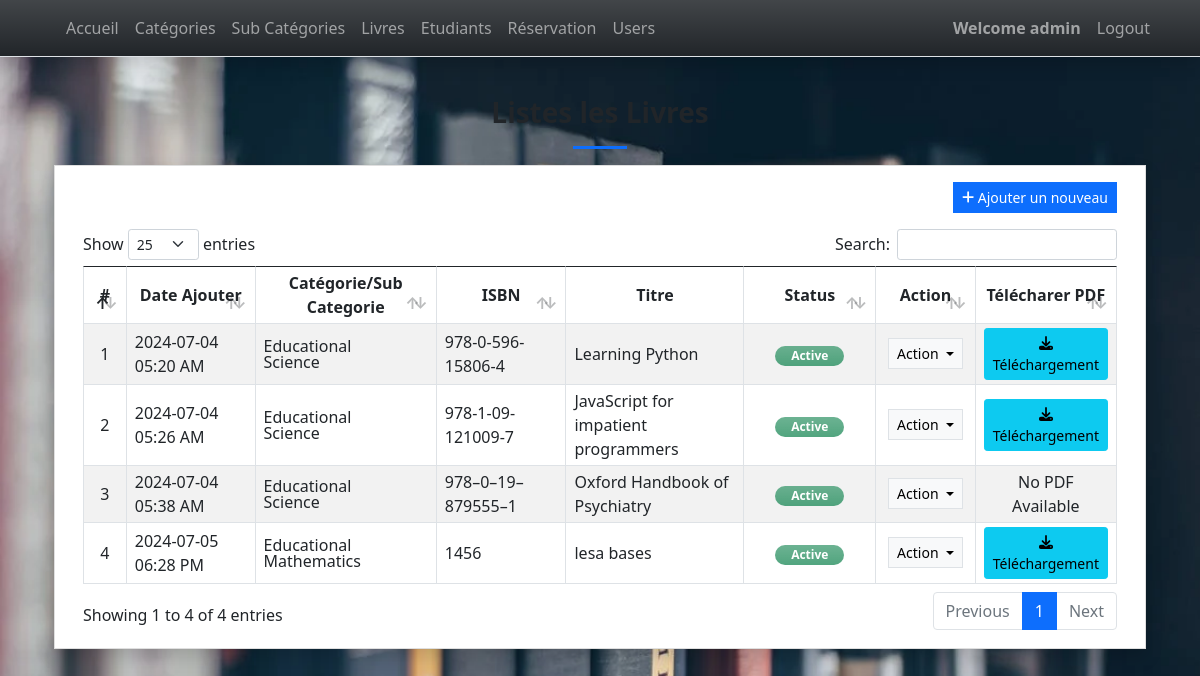
The app's page /books (signed in) with its own data.
### lmsApp/models.py (models this page shows, shortened)
class Books(models.Model):
    sub_category = models.ForeignKey(SubCategory, on_delete= models.CASCADE)
    isbn = models.CharField(max_length=250)
    title = models.CharField(max_length=250)
    description = models.TextField(blank=True, null= True)
    author = models.TextField(blank=True, null= True)
    publisher = models.CharField(max_length=250)
    date_published = models.DateTimeField()
    status = models.CharField(max_length=2, choices=(('1','Active'), ('2','Inactive')), default = 1)
    delete_flag = models.IntegerField(default = 0)
    date_added = models.DateTimeField(default = timezone.now)
    date_created = models.DateTimeField(auto_now = True)
    pdf = models.FileField(upload_to='books/pdfs/', null=True, blank=True)
    class Meta:
        verbose_name_plural = "List of Books"

class SubCategory(models.Model):
    category = models.ForeignKey(Category, on_delete= models.CASCADE)
    name = models.CharField(max_length=250)
    description = models.TextField(blank=True, null= True)
    status = models.CharField(max_length=2, choices=(('1','Active'), ('2','Inactive')), default = 1)
    delete_flag = models.IntegerField(default = 0)
    date_added = models.DateTimeField(default = timezone.now)
    date_created = models.DateTimeField(auto_now = True)
    class Meta:
        verbose_name_plural = "List of Categories"

class Category(models.Model):
    name = models.CharField(max_length=250)
    description = models.TextField(blank=True, null= True)
    status = models.CharField(max_length=2, choices=(('1','Active'), ('2','Inactive')), default = 1)
    delete_flag = models.IntegerField(default = 0)
    date_added = models.DateTimeField(default = timezone.now)
    date_created = models.DateTimeField(auto_now = True)
    class Meta:
        verbose_name_plural = "List of Categories"

### lmsApp/views.py (the view)
# urls.py: path('books',views.books,name='book-page'),
@login_required
def books(request):
    context = context_data(request)
    context['page'] = 'book'
    context['page_title'] = "Book List"
    context['books'] = models.Books.objects.filter(delete_flag = 0).all()
    return render(request, 'books.html', context)

### lmsApp/views.py (called while the page is built)
def context_data(request):
    fullpath = request.get_full_path()
    abs_uri = request.build_absolute_uri()
    abs_uri = abs_uri.split(fullpath)[0]
    context = {
        'system_host' : abs_uri,
        'page_name' : '',
        'page_title' : '',
        'topbar' : True,
        'footer' : True,
    }
    return context

### lmsApp/templates/books.html (shortened to what this page needs)
{% extends 'base.html' %}
{% load static %}
{% block pageContent %}
<section class="py-4">
    <div class="container">
        <h3 class="fw-bolder text-center">Listes les Livres</h3>
        <center>
            <hr class="bg-primary opacity-100" style="height:3px" width="5%">
        </center>
        <div class="card rounded-0 shadow">
            <div class="card-body">
                <div class="container-fluid">
                    <div class="text-end mb-3">
                        <button class="btn btn-sm btn-primary rounded-0 bg-gradient-primary" type="button" id="create_new"><i class="fa fa-plus"></i> Ajouter un nouveau</button>
                    </div>
                    <table class="table table-bordered table-striped" id="book-tbl">
                        <colgroup>
                            <col width="5%">
                            <col width="15%">
                            <col width="20%">
                            <col width="15%">
                            <col width="20%">
                            <col width="15%">
                            <col width="10%">
                            <col width="10%">
                        </colgroup>
                        <thead>
                            <tr>
                                <th class="text-center">#</th>
                                <th class="text-center">Date Ajouter</th>
                                <th class="text-center">Catégorie/Sub Categorie</th>
                                <th class="text-center">ISBN</th>
                                <th class="text-center">Titre</th>
                                <th class="text-center">Status</th>
                                <th class="text-center">Action</th>
                                <th class="text-center">Télécharer PDF</th>
                            </tr>
                        </thead>
                        <tbody>
                            {% for book in books %}
                            <tr>
                                <td class="text-center">{{ forloop.counter }}</td>
                                <td>{{ book.date_added|date:"Y-m-d h:i A" }}</td>
                                <td>
                                    <div class="lh-1">
                                        <div>{{ book.sub_category.category.name }}</div>
                                        <div>{{ book.sub_category.name }}</div>
                                    </div>
                                </td>
                                <td>{{ book.isbn }}</td>
                                <td>{{ book.title }}</td>
                                <td class="text-center">
                                    {% if book.status == '1' %}
                                    <span class="badge badge-success bg-gradient bg-success px-3 rounded-pill bg-opacity-75 text-sm py-1">Active</span>
                                    {% else %}
                                    <span class="badge badge-secondary bg-gradient bg-secondary px-3 rounded-pill bg-opacity-75 text-sm py-1">Inactive</span>
                                    {% endif %}
                                </td>
                                <td class="text-center">
                                    <div class="dropdown">
                                        <button class="btn btn-light btn-sm rounded-0 border dropdown-toggle" type="button" id="abtn{{ book.pk }}" data-bs-toggle="dropdown" aria-expanded="false">
                                            Action
                                        </button>
                                    </div>
                                </td>
                                <td class="text-center">
                                    {% if book.pdf %}
                                    <a href="{{ book.pdf.url }}" class="btn btn-info btn-sm" download><i class="fa fa-download"></i> Téléchargement</a>
                                    {% else %}
                                    No PDF Available
                                    {% endif %}
                                </td>
                            </tr>
                            {% endfor %}
                        </tbody>
                    </table>
                </div>
            </div>
        </div>
    </div>
</section>
{% endblock pageContent %}

### lmsApp/templates/base.html (shortened to what this page needs)
{% load static %} {% load customfilter %}
<!DOCTYPE html>
<html lang="en">
<head>
    <link rel="stylesheet" href="https://cdnjs.cloudflare.com/ajax/libs/font-awesome/6.1.1/css/all.min.css"
    />
    <link rel="stylesheet" href="{% static 'assets/bootstrap/css/bootstrap.min.css' %}">
    <link rel="stylesheet" href="{% static 'assets/DataTables/datatables.min.css' %}">
    <link rel="stylesheet" href="{% static 'assets/select2/dist/css/select2.min.css' %}">
    <link rel="stylesheet" href="{% static 'assets/default/css/style.css' %}">
</head>
<body class="">
    {% if topbar %} {% block TopNavigation %} {% include "TopNavigation.html" %} {% endblock TopNavigation %} {% endif %}
    <main class="py-5 mt-4">
        <div class="container mb-3">
             {% block pageContent %} {% endblock pageContent %}
        </div>
    </main>
</body>
</html>

### lmsApp/templates/topNavigation.html (shortened to what this page needs)
{% load static %}
<header>
    <nav class="navbar navbar-expand-lg navbar-dark bg-dark bg-gradient fixed-top shadow border-bottom">
        <div class="container">
            <div class="collapse navbar-collapse" id="navbarExample01">
                <ul class="navbar-nav me-auto mb-2 mb-lg-0" id="topNav">
                    {% if request.user.is_authenticated %}
                    <li class="nav-item">
                        <a class="nav-link" aria-current="page" href="{% url 'home-page' %}">Accueil</a>
                    </li>
                    <li class="nav-item">
                        <a class="nav-link" aria-current="page" href="{% url 'category-page' %}">Catégories</a>
                    </li>
                    <li class="nav-item">
                        <a class="nav-link" aria-current="page" href="{% url 'sub_category-page' %}">Sub Catégories</a>
                    </li>
                    <li class="nav-item">
                        <a class="nav-link" aria-current="page" href="{% url 'book-page' %}">Livres</a>
                    </li>
                    <li class="nav-item">
                        <a class="nav-link" aria-current="page" href="{% url 'student-page' %}">Etudiants</a>
                    </li>
                    <li class="nav-item">
                        <a class="nav-link" aria-current="page" href="{% url 'borrow-page' %}">Réservation</a>
                    </li>
                    {% if request.user.is_superuser %}
                    <li class="nav-item">
                        <a class="nav-link" aria-current="page" href="{% url 'user-page' %}">Users</a>
                    </li>
                    {% endif %}
                    {% endif %}
                </ul>
                <ul class="navbar-nav d-flex flex-row">
                    {% if user.id %}
                <li class="nav-item">
                        <a class="nav-link"  href="{% url 'profile-page' %}"><b>Welcome {{user.username}} </b></a>
                    </li>
                    <li class="nav-item">
                        <a class="nav-link" aria-current="page" href="{% url 'logout' %}">Logout</a>
                    </li>
                    {% else %}
                    <li class="nav-item">
                        <a class="nav-link" aria-current="page" href="{% url 'login-page' %}">Login</a>
                    </li>
                    {% endif %}
                </ul>
            </div>
        </div>
    </nav>
</header>

### static/assets/default/css/style.css (style rules this page uses)
html, body { height: 100%; width: 100%; max-height: 100%; overflow: auto; display: flex; flex-direction: column; }
body>header { flex-shrink: auto; }
body>main { flex-shrink: auto; flex-grow: auto; overflow: auto; }

### records on screen
Books: date_added "2024-07-04 05:20 AM", sub_category.category.name "Educational", sub_category.name "Science", isbn "978-0-596-15806-4", title "Learning Python", status "Active"
Books: date_added "2024-07-04 05:26 AM", sub_category.category.name "Educational", sub_category.name "Science", isbn "978-1-09-121009-7", title "JavaScript for impatient programmers", status "Active"
Books: date_added "2024-07-04 05:38 AM", sub_category.category.name "Educational", sub_category.name "Science", isbn "978–0–19–879555–1", title "Oxford Handbook of Psychiatry", status "Active", pdf "No PDF Available"
Books: date_added "2024-07-05 06:28 PM", sub_category.category.name "Educational", sub_category.name "Mathematics", isbn "1456", title "lesa bases", status "Active"

### other values on screen
{{ user.username }} "admin"
